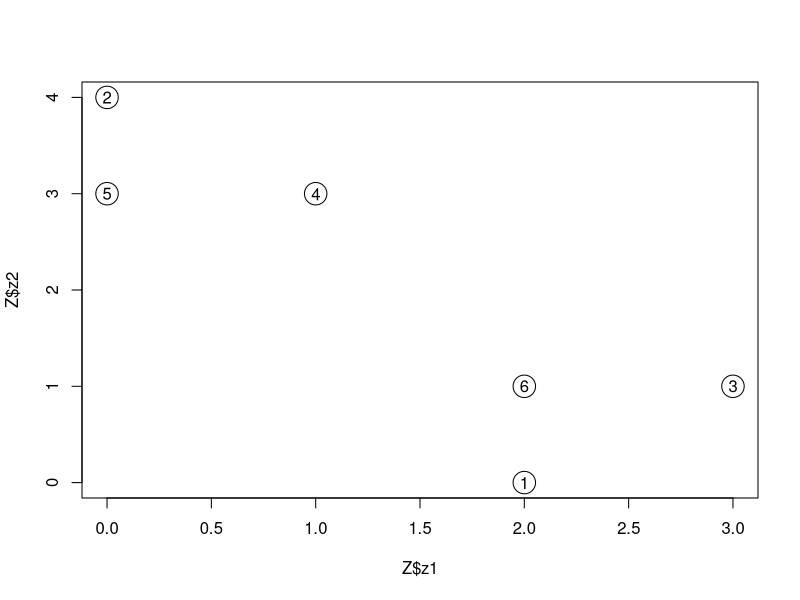
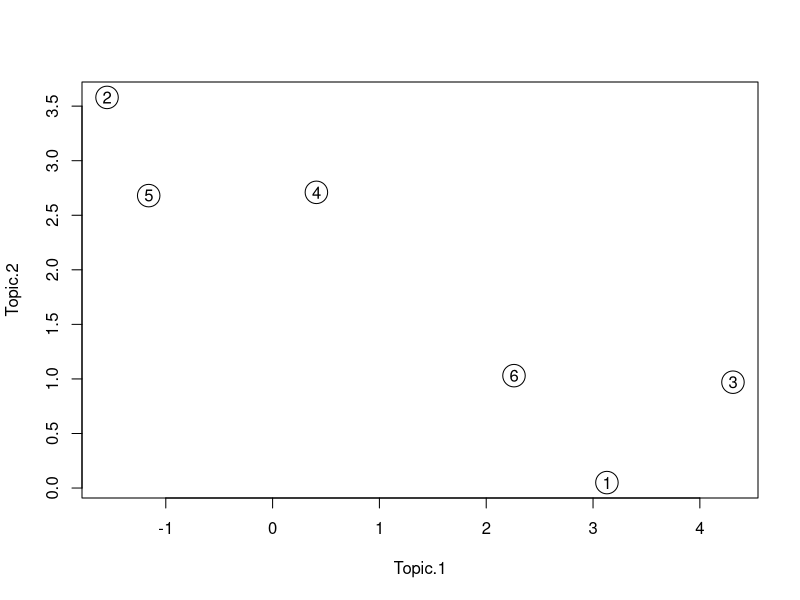

These figures' R source, in order:
## ---- chunk 1
Z <- matrix(c(2, 0,
             0, 4,
             3, 1,
             1, 3,
             0, 3,
             2, 1), byrow = TRUE, nrow = 6)
Z <- data.frame(z1 = Z[,1], z2 = Z[, 2])
plot(x = Z$z1, y = Z$z2, cex = 3)
text(x = Z$z1, y = Z$z2, labels= 1:6, cex= 1)
## ---- chunk 2
W <- matrix(c(4,    6,    0,    2,    2,
             0,    0,    4,    8,   12,
             6,    9,    1,    5,    6,
             2,    3,    3,    7,   10,
             0,    0,    3,    6,    9,
             2,    6,    1,    4,    5), byrow = TRUE, nrow = 6)

set.seed(3)
Z_init <- abs(round(rnorm(n = 6*2, mean = 0, sd = 2),0))
Z_init <- matrix(Z_init, nrow = 6)

Z <- Z_init
dist_ww <- 1e3
max_iter <- 1000
iter <- 0
while(iter <= max_iter && dist_ww >= 1e-6) {
  iter <- iter + 1
  ZZ_inv <- solve(t(Z)%*%Z)
  B <- ZZ_inv%*%t(Z)%*%W
  BB_inv <- solve(B%*%t(B))
  Z <- W%*%t(B)%*%BB_inv
  W_hat <- Z%*%B
  dist_ww <- sqrt(sum(W-W_hat)^2)
}
W <- data.frame(W)
names(W) <- c("college", "education", "family", "health", "medicaid")
Z <- data.frame(round(Z, 2))
row.names(Z) <- paste0("document.", 1:6)
names(Z) <- c("Topic.1", "Topic.2")
B <- data.frame(round(B, 2), row.names = c("Topic.1", "Topic.2"))
names(B) <- c("college", "education", "family", "health", "medicaid")
## ---- chunk 3
B
## ---- chunk 4
Z
## ---- chunk 5
plot(x = Z$Topic.1, y = Z$Topic.2, cex = 3, 
     xlab = "Topic.1", ylab = "Topic.2")
text(x = Z$Topic.1, y = Z$Topic.2, labels= 1:6, cex= 1)
